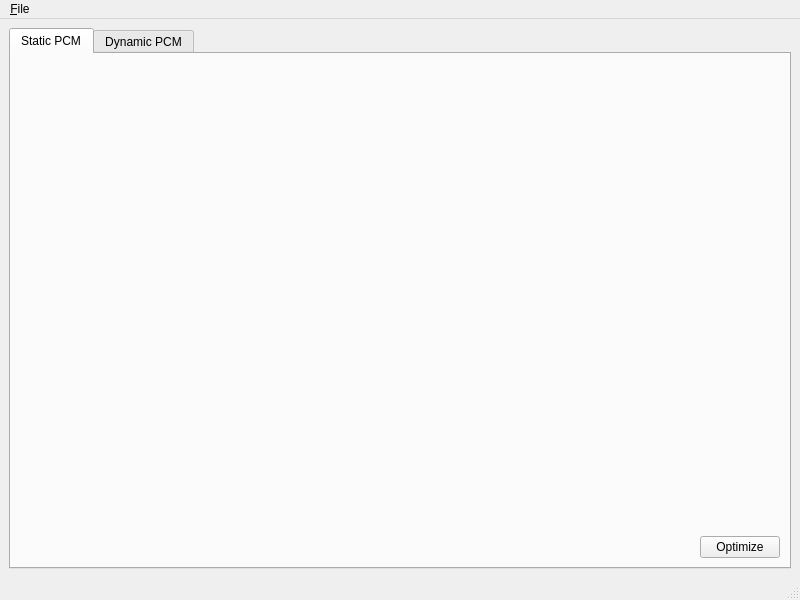
<?xml version="1.0" encoding="UTF-8"?>
<ui version="4.0">
 <class>ROMGlobalsWindow</class>
 <widget class="QMainWindow" name="ROMGlobalsWindow">
  <property name="geometry">
   <rect>
    <x>0</x>
    <y>0</y>
    <width>800</width>
    <height>600</height>
   </rect>
  </property>
  <property name="windowTitle">
   <string>MainWindow</string>
  </property>
  <widget class="QWidget" name="centralwidget">
   <layout class="QGridLayout" name="gridLayout">
    <item row="0" column="0">
     <widget class="QTabWidget" name="tabWidget">
      <property name="currentIndex">
       <number>0</number>
      </property>
      <widget class="QWidget" name="tab">
       <attribute name="title">
        <string>Static PCM</string>
       </attribute>
       <layout class="QGridLayout" name="gridLayout_2">
        <item row="0" column="0" colspan="2">
         <widget class="ROMGlobalsWidget" name="romGlobalsWidgetStatic" native="true"/>
        </item>
        <item row="1" column="0">
         <spacer name="horizontalSpacer">
          <property name="orientation">
           <enum>Qt::Orientation::Horizontal</enum>
          </property>
          <property name="sizeHint" stdset="0">
           <size>
            <width>671</width>
            <height>20</height>
           </size>
          </property>
         </spacer>
        </item>
        <item row="1" column="1">
         <widget class="QPushButton" name="optimizeSPCMButton">
          <property name="text">
           <string>Optimize</string>
          </property>
         </widget>
        </item>
       </layout>
      </widget>
      <widget class="QWidget" name="tab_2">
       <attribute name="title">
        <string>Dynamic PCM</string>
       </attribute>
       <layout class="QGridLayout" name="gridLayout_3">
        <item row="0" column="0" colspan="2">
         <widget class="ROMGlobalsWidget" name="romGlobalsWidgetDynamic" native="true"/>
        </item>
        <item row="1" column="0">
         <spacer name="horizontalSpacer_2">
          <property name="orientation">
           <enum>Qt::Orientation::Horizontal</enum>
          </property>
          <property name="sizeHint" stdset="0">
           <size>
            <width>671</width>
            <height>20</height>
           </size>
          </property>
         </spacer>
        </item>
        <item row="1" column="1">
         <widget class="QPushButton" name="optimizeDPCMButton">
          <property name="text">
           <string>Optimize</string>
          </property>
         </widget>
        </item>
       </layout>
      </widget>
     </widget>
    </item>
   </layout>
  </widget>
  <widget class="QMenuBar" name="menubar">
   <property name="geometry">
    <rect>
     <x>0</x>
     <y>0</y>
     <width>800</width>
     <height>20</height>
    </rect>
   </property>
   <widget class="QMenu" name="menu_File">
    <property name="title">
     <string>&amp;File</string>
    </property>
    <addaction name="actionOpen"/>
    <addaction name="actionReset"/>
    <addaction name="separator"/>
    <addaction name="actionClose"/>
   </widget>
   <addaction name="menu_File"/>
  </widget>
  <widget class="QStatusBar" name="statusbar"/>
  <action name="actionOpen">
   <property name="text">
    <string>&amp;Open</string>
   </property>
  </action>
  <action name="actionReset">
   <property name="text">
    <string>&amp;Reset</string>
   </property>
  </action>
  <action name="actionClose">
   <property name="text">
    <string>&amp;Close</string>
   </property>
  </action>
 </widget>
 <customwidgets>
  <customwidget>
   <class>ROMGlobalsWidget</class>
   <extends>QWidget</extends>
   <header>globals/romglobalswidget.h</header>
   <container>1</container>
  </customwidget>
 </customwidgets>
 <resources/>
 <connections/>
</ui>
